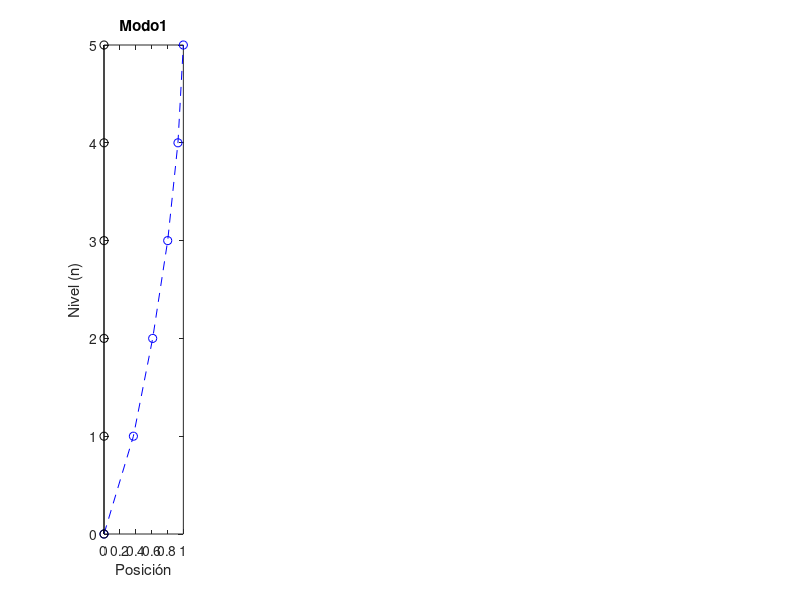

This figure's MATLAB source: (Note: this script raises an error after producing the figure.)
%PROYECTO DINÁMICA ESTRUCTURAL, PASO A PASO
clc;
clear all;

%Introducir la matriz K, unidades en kg/m
k=[17595473.55	-16207217.74	4953526.626	-238807.7449	-185298.9556;-16207217.74	29322816.54	-18940129.61	3953704.988	-251689.4905;4953526.626	-18940129.61	27609544.38	-17294238.89	4008204.681;-238807.7449	3953704.988	-17294238.89	26323847.08	-12665728.61;-185298.9556	-251689.4905	4008204.681	-12665728.61	9051903.526]

%Introducir la matriz M, unidades kg s2/m
m=[2003.742359	0	0	0	0;0	1743.714724	0	0	0;0	0	1743.714724	0	0;0	0	0	1743.714724	0;0	0	0	0	1238.955199]



%Variables
C=[];
u=[];
phi=[];
suma=0;
vec=[];
Tp=[];

disp('Grados de libertad')
GDL=length(k)

%Vectores y valores característicos
Minv=inv(m);
A=Minv*k;
[u,d]=eig(A);

%Frecuencas modales
for i=1:1:GDL
    for j=1:1:GDL
        
        if(i==j)
             
            vec(i)=d(i,j);
            suma=suma+vec(i);
            W=vec';
        end
    end
end

disp('Frecuencia modal')
s=sqrt(W);
w=s(end:-1:1)

%Periodos
disp('Periodos modales 1-n')
for i=1:GDL
   T(i,:)=(2*pi)/w(i,1);
end
T

%Vector u
for i=1:GDL
   u(:,i)=(1/(u(1,i)))*u(:,i);
end
disp('Vector modal u_ij')
u;
u=fliplr(u)


%Decir respecto a que masa se debe normalizar
masa=input('Respecto a que masa desea normalizar ');
for i=1:GDL
   phi(:,i)=u(:,i)/u(masa,i);
end
disp('Normalizando vector u respecto a la masa n')
phi

NnAum=[0:1:GDL];
origAu=zeros(GDL+1,1);
orig=zeros(GDL,1);
for modo=1:GDL
    Modo{modo}=phi(:, modo);
end

MmodalAum=[orig';phi];
for modo=1:GDL
    X{modo}=MmodalAum(:, modo);
end

figure
          for kk=1:GDL
             subplot(1,GDL,kk)   
             plot(X{kk},NnAum','o--b',origAu,NnAum','o-k');
             ylabel('Nivel (n)');
             %ytickformat('%,f0')
             xlabel('Posición');
             title(['Modo' num2str(kk)]);
             sgtitle(['Formas modales']);    
             grid on 
          end

disp('Coeficientes de participación')
for i=1:GDL
    b=phi(:,i);
    VUnos=ones(GDL,1);
    cp_i(:,i)=(b'*m*VUnos)/(b'*m*b); %REVISAR EL NUMERO DE 1'S
end
cp_i

%***************************************************
    % Datos iniciales del método
    beta=1/4;
    gamma=1/2;
    desp_0=zeros(GDL,1); %u_0
    vel_0=zeros(GDL,1); %upunto_0
    phi_trans=transpose(phi);

    % solicita valor para el amortiguamiento en porcentaje y lo guarda en epsilon
    prompt = 'Amortiguamento (porcentaje) ';
    epsilon = input(prompt);
    % Lo convierte en porcentaje ejem 10 lo hace a 0.10
    epsilon = epsilon/100; 

%Cálculo de matriz de amortiguamiento
modo_13=(1/2)*[1/w(1,1) w(1,1);1/w(3,1) w(3,1)]
amort=[epsilon;epsilon];
a=inv(modo_13)*amort;
c=(a(1,1)*m)+(a(2,1)*k)

%solicita al usuario cuantos archivos va analizar
%prompt = 'Cuantos archivos deseas analizar: \n';
% lo guarda en la variable n_file
n_file = 1;
% crea un vector de tamaño de n_file ejem 1 o 2 o 3 dependiendo de lo que
% dio el usuario
if n_file == 1
    Name_sta=zeros(1:2);
else
    Name_sta=zeros(1:n_file);
end

Name_sta=Name_sta(:);
Name_sta=string(Name_sta);

    % Solicita valor de delta t, y lo almacena en at ejem 0.005
    prompt = 'valor de Delta t? ';
    at = input(prompt);

    %disp('Lectura de archivos');
    prompt = 'Nombre del archivo para analizar: \n';
    filename= input(prompt,'s');
    delimiterIn = ',';
    headerlinesIn = 1;
    As = load(filename);

    % Coloca los valores en una sola columna
    tam_as=size(As);
    as_i=tam_as(1);
    as_j=tam_as(2);
    tam_as=as_j*as_i;

    %Calculo de (qn)0 y (q.n)0
    for i=1:GDL
    q_n0(i,:)=(phi_trans(i,:)*m*desp_0)/(phi_trans(i,:)*m*phi(:,i));
    q_punto0(i,:)=(phi_trans(i,:)*m*vel_0)/(phi_trans(i,:)*m*phi(:,i));
    end

    %Cálculo de P0,M,C,K
    p0=-(m*VUnos*As(1,1));
    P0=phi_trans*p0;
    M=phi_trans*m*phi;
    C=phi_trans*c*phi;
    K=phi_trans*k*phi;

    %Cálculo de q..0
    acel_0=inv(M)*(P0-(C*q_punto0)-(K*q_n0));

    %Constantes a1,a2,a3
    a1=((1/(beta*at*at))*M)+(gamma/(beta*at))*C;
    a2=((1/(beta*at))*M)+((gamma/(beta))-15)*C;
    a3=(((1/(beta*2))-1)*M)+((gamma/(2*beta))-1)*C;

    %K con gorrito
    K_g=K+a1;
    
    %*********************************************
    %inicio de la segunda parte
    %*********************************************
    inv_K_g=inv(K_g);
    len_As=length(As);

    %empieza con el llanado de p
    p=zeros(len_As, GDL);
    
    for i=1:len_As-1
        p_aux=-m*VUnos*As(i+1);
        for j=1:GDL
            p(i+1,j)=p_aux(j);
        end
    end
    
    %comienza con el llenado de p_g
    %p_g (i+1) = (phi_trans * p (i+1)) + (a1*q_0 )+(a2*q_punto0)+(a3*acel_0)
    p_g=zeros(len_As, GDL);
    acel_0=acel_0(:);
    q=zeros(len_As, GDL);
    q_punto=zeros(len_As, GDL);
    q_dospuntos=zeros(len_As, GDL);
    for i=1:len_As
        if i>1
            p_aux=[];
            for j=1:GDL
                
                pg_a(j)=p(i,j);
                
                
            end
            
            
            pg_a=pg_a(:);
            
            

            %p_g_aux=(aux)+ (a1* q_n0)+(a2*q_punto0)+(a3*acel_0);
            p_g_aux=(phi_trans*pg_a)+ (a1* q(i-1))+(a2*q_punto(i-1))+(a3*acel_0);
            for j=1:GDL
                p_g(i,j)= p_g_aux(j);
                pq_a(j)=p_g(i,j);
            end
            pq_a=pq_a(:);
            %comienza el llenado de q
            %q (i+1) = la inversa de la matriz k_g * p_g(i+1)
            q_aux=inv_K_g*pq_a;
            for j=1:GDL
                q(i,j)= q_aux(j);
                qpunto_a(j)=q(i,j);
            end
            qpunto_a=qpunto_a(:);
            % comienza el llenado de q_punto
            %q_punto (i+1)   = ( gamma/(beta*at)) * (q(i+1)-q_n0) + (1-(gamma/beta)) * q_punto0 + at*(1-(gamma/(2*beta)) * acel_0
            
            q_punto_aux=(gamma/(beta*at)) * (qpunto_a-q(i-1)) + (1-(gamma/beta)) * q_punto(i-1) + at * (1-(gamma/(2*beta))) * acel_0;
            for j=1:GDL
                q_punto(i,j)= q_punto_aux(j);
                qdospuntos_a(j)=q(i,j);
            end
            qdospuntos_a=qdospuntos_a(:);
            %comeinza el llenado de q_dospuntos
            %q_dospuntos (i+1) = (1/(beta*(at^2)))*( q(i+1) – q_n0(i)) – (1/(beta*at))*q_punto0) – ((1/(2*beta))-1) * acel_0

            q_dospuntos_aux=(1/(beta*(at^2))) * (qdospuntos_a-q(i,j))-(1/(beta*at)*q_punto(i-1)) -((1/(2*beta))-1) * acel_0;

            
            for j=1:GDL
                
                q_dospuntos(i,j)=q_dospuntos_aux(j);
            end
        
        
        
        else
            for j=1: GDL
                
                q(i,j)=q_n0(j);
                p_g(i,j)=q_n0(j);
                q_punto(i,j)=q_punto0(j);
                q_dospuntos(i, j)= acel_0(j);
            end
    

        end
        
    end